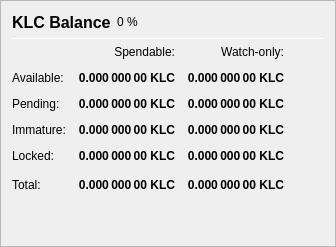
                   <widget class="QFrame" name="frame_Balances">
                    <property name="frameShape">
                     <enum>QFrame::StyledPanel</enum>
                    </property>
                    <property name="frameShadow">
                     <enum>QFrame::Raised</enum>
                    </property>
                    <layout class="QVBoxLayout" name="verticalLayout_4">
                     <item>
                      <layout class="QHBoxLayout" name="horizontalLayout_4">
                       <item>
                        <widget class="QLabel" name="label_5">
                         <property name="minimumSize">
                          <size>
                           <width>0</width>
                           <height>20</height>
                          </size>
                         </property>
                         <property name="font">
                          <font>
                           <pointsize>12</pointsize>
                           <weight>75</weight>
                           <bold>true</bold>
                          </font>
                         </property>
                         <property name="text">
                          <string>KLC Balance</string>
                         </property>
                        </widget>
                       </item>
                       <item>
                        <widget class="QLabel" name="labelKLCPercent">
                         <property name="text">
                          <string notr="true">0 %</string>
                         </property>
                        </widget>
                       </item>
                       <item>
                        <spacer name="horizontalSpacer_3">
                         <property name="orientation">
                          <enum>Qt::Horizontal</enum>
                         </property>
                         <property name="sizeHint" stdset="0">
                          <size>
                           <width>40</width>
                           <height>20</height>
                          </size>
                         </property>
                        </spacer>
                       </item>
                      </layout>
                     </item>
                     <item>
                      <widget class="Line" name="line_Balance">
                       <property name="minimumSize">
                        <size>
                         <width>0</width>
                         <height>1</height>
                        </size>
                       </property>
                       <property name="maximumSize">
                        <size>
                         <width>16777215</width>
                         <height>1</height>
                        </size>
                       </property>
                       <property name="orientation">
                        <enum>Qt::Horizontal</enum>
                       </property>
                      </widget>
                     </item>
                     <item>
                      <layout class="QGridLayout" name="gridLayout">
                       <property name="spacing">
                        <number>12</number>
                       </property>
                       <item row="0" column="1">
                        <widget class="QLabel" name="labelSpendable">
                         <property name="text">
                          <string>Spendable:</string>
                         </property>
                         <property name="alignment">
                          <set>Qt::AlignRight|Qt::AlignTrailing|Qt::AlignVCenter</set>
                         </property>
                        </widget>
                       </item>
                       <item row="0" column="2">
                        <widget class="QLabel" name="labelWatchonly">
                         <property name="text">
                          <string>Watch-only:</string>
                         </property>
                         <property name="alignment">
                          <set>Qt::AlignRight|Qt::AlignTrailing|Qt::AlignVCenter</set>
                         </property>
                        </widget>
                       </item>
                       <item row="1" column="0">
                        <widget class="QLabel" name="labelBalanceText">
                         <property name="text">
                          <string>Available:</string>
                         </property>
                        </widget>
                       </item>
                       <item row="1" column="1">
                        <widget class="QLabel" name="labelBalance">
                         <property name="font">
                          <font>
                           <weight>75</weight>
                           <bold>true</bold>
                          </font>
                         </property>
                         <property name="cursor">
                          <cursorShape>IBeamCursor</cursorShape>
                         </property>
                         <property name="toolTip">
                          <string>Your current spendable balance</string>
                         </property>
                         <property name="text">
                          <string notr="true">0.000 000 00 KLC</string>
                         </property>
                         <property name="alignment">
                          <set>Qt::AlignRight|Qt::AlignTrailing|Qt::AlignVCenter</set>
                         </property>
                         <property name="textInteractionFlags">
                          <set>Qt::LinksAccessibleByMouse|Qt::TextSelectableByKeyboard|Qt::TextSelectableByMouse</set>
                         </property>
                        </widget>
                       </item>
                       <item row="1" column="2">
                        <widget class="QLabel" name="labelWatchAvailable">
                         <property name="font">
                          <font>
                           <weight>75</weight>
                           <bold>true</bold>
                          </font>
                         </property>
                         <property name="cursor">
                          <cursorShape>IBeamCursor</cursorShape>
                         </property>
                         <property name="toolTip">
                          <string>Your current balance in watch-only addresses</string>
                         </property>
                         <property name="text">
                          <string notr="true">0.000 000 00 KLC</string>
                         </property>
                         <property name="alignment">
                          <set>Qt::AlignRight|Qt::AlignTrailing|Qt::AlignVCenter</set>
                         </property>
                         <property name="textInteractionFlags">
                          <set>Qt::LinksAccessibleByMouse|Qt::TextSelectableByKeyboard|Qt::TextSelectableByMouse</set>
                         </property>
                        </widget>
                       </item>
                       <item row="2" column="0">
                        <widget class="QLabel" name="labelPendingText">
                         <property name="text">
                          <string>Pending:</string>
                         </property>
                        </widget>
                       </item>
                       <item row="2" column="1">
                        <widget class="QLabel" name="labelUnconfirmed">
                         <property name="font">
                          <font>
                           <weight>75</weight>
                           <bold>true</bold>
                          </font>
                         </property>
                         <property name="cursor">
                          <cursorShape>IBeamCursor</cursorShape>
                         </property>
                         <property name="toolTip">
                          <string>Total of transactions that have yet to be confirmed, and do not yet count toward the spendable balance</string>
                         </property>
                         <property name="text">
                          <string notr="true">0.000 000 00 KLC</string>
                         </property>
                         <property name="alignment">
                          <set>Qt::AlignRight|Qt::AlignTrailing|Qt::AlignVCenter</set>
                         </property>
                         <property name="textInteractionFlags">
                          <set>Qt::LinksAccessibleByMouse|Qt::TextSelectableByKeyboard|Qt::TextSelectableByMouse</set>
                         </property>
                        </widget>
                       </item>
                       <item row="2" column="2">
                        <widget class="QLabel" name="labelWatchPending">
                         <property name="font">
                          <font>
                           <weight>75</weight>
                           <bold>true</bold>
                          </font>
                         </property>
                         <property name="cursor">
                          <cursorShape>IBeamCursor</cursorShape>
                         </property>
                         <property name="toolTip">
                          <string>Unconfirmed transactions to watch-only addresses</string>
                         </property>
                         <property name="text">
                          <string notr="true">0.000 000 00 KLC</string>
                         </property>
                         <property name="alignment">
                          <set>Qt::AlignRight|Qt::AlignTrailing|Qt::AlignVCenter</set>
                         </property>
                         <property name="textInteractionFlags">
                          <set>Qt::LinksAccessibleByMouse|Qt::TextSelectableByKeyboard|Qt::TextSelectableByMouse</set>
                         </property>
                        </widget>
                       </item>
                       <item row="3" column="0">
                        <widget class="QLabel" name="labelImmatureText">
                         <property name="text">
                          <string>Immature:</string>
                         </property>
                        </widget>
                       </item>
                       <item row="3" column="1">
                        <widget class="QLabel" name="labelImmature">
                         <property name="font">
                          <font>
                           <weight>75</weight>
                           <bold>true</bold>
                          </font>
                         </property>
                         <property name="cursor">
                          <cursorShape>IBeamCursor</cursorShape>
                         </property>
                         <property name="toolTip">
                          <string>Staked or masternode rewards that has not yet matured</string>
                         </property>
                         <property name="text">
                          <string notr="true">0.000 000 00 KLC</string>
                         </property>
                         <property name="alignment">
                          <set>Qt::AlignRight|Qt::AlignTrailing|Qt::AlignVCenter</set>
                         </property>
                         <property name="textInteractionFlags">
                          <set>Qt::LinksAccessibleByMouse|Qt::TextSelectableByKeyboard|Qt::TextSelectableByMouse</set>
                         </property>
                        </widget>
                       </item>
                       <item row="3" column="2">
                        <widget class="QLabel" name="labelWatchImmature">
                         <property name="font">
                          <font>
                           <weight>75</weight>
                           <bold>true</bold>
                          </font>
                         </property>
                         <property name="cursor">
                          <cursorShape>IBeamCursor</cursorShape>
                         </property>
                         <property name="toolTip">
                          <string>Staked or masternode rewards in watch-only addresses that has not yet matured</string>
                         </property>
                         <property name="text">
                          <string notr="true">0.000 000 00 KLC</string>
                         </property>
                         <property name="alignment">
                          <set>Qt::AlignRight|Qt::AlignTrailing|Qt::AlignVCenter</set>
                         </property>
                         <property name="textInteractionFlags">
                          <set>Qt::LinksAccessibleByMouse|Qt::TextSelectableByKeyboard|Qt::TextSelectableByMouse</set>
                         </property>
                        </widget>
                       </item>
                       <item row="4" column="0">
                        <widget class="QLabel" name="labelLockedBalanceText">
                         <property name="toolTip">
                          <string>Locked KLC or Masternode collaterals. These are excluded from zKLC minting.</string>
                         </property>
                         <property name="text">
                          <string>Locked:</string>
                         </property>
                        </widget>
                       </item>
                       <item row="4" column="1">
                        <widget class="QLabel" name="labelLockedBalance">
                         <property name="font">
                          <font>
                           <weight>75</weight>
                           <bold>true</bold>
                          </font>
                         </property>
                         <property name="cursor">
                          <cursorShape>IBeamCursor</cursorShape>
                         </property>
                         <property name="toolTip">
                          <string>Locked KLC or Masternode collaterals. These are excluded from zKLC minting.</string>
                         </property>
                         <property name="text">
                          <string notr="true">0.000 000 00 KLC</string>
                         </property>
                         <property name="alignment">
                          <set>Qt::AlignRight|Qt::AlignTrailing|Qt::AlignVCenter</set>
                         </property>
                         <property name="textInteractionFlags">
                          <set>Qt::LinksAccessibleByMouse|Qt::TextSelectableByKeyboard|Qt::TextSelectableByMouse</set>
                         </property>
                        </widget>
                       </item>
                       <item row="4" column="2">
                        <widget class="QLabel" name="labelWatchLocked">
                         <property name="font">
                          <font>
                           <weight>75</weight>
                           <bold>true</bold>
                          </font>
                         </property>
                         <property name="cursor">
                          <cursorShape>IBeamCursor</cursorShape>
                         </property>
                         <property name="toolTip">
                          <string>Current locked balance in watch-only addresses</string>
                         </property>
                         <property name="text">
                          <string notr="true">0.000 000 00 KLC</string>
                         </property>
                         <property name="alignment">
                          <set>Qt::AlignRight|Qt::AlignTrailing|Qt::AlignVCenter</set>
                         </property>
                         <property name="textInteractionFlags">
                          <set>Qt::LinksAccessibleByMouse|Qt::TextSelectableByKeyboard|Qt::TextSelectableByMouse</set>
                         </property>
                        </widget>
                       </item>
                       <item row="5" column="0">
                        <widget class="QLabel" name="labelTotalText">
                         <property name="toolTip">
                          <string>Your current Kalkicoin balance, unconfirmed and immature transactions included</string>
                         </property>
                         <property name="text">
                          <string>Total:</string>
                         </property>
                        </widget>
                       </item>
                       <item row="5" column="1">
                        <widget class="QLabel" name="labelTotal">
                         <property name="font">
                          <font>
                           <weight>75</weight>
                           <bold>true</bold>
                          </font>
                         </property>
                         <property name="cursor">
                          <cursorShape>IBeamCursor</cursorShape>
                         </property>
                         <property name="toolTip">
                          <string>Your current Kalkicoin balance, unconfirmed and immature transactions included</string>
                         </property>
                         <property name="text">
                          <string notr="true">0.000 000 00 KLC</string>
                         </property>
                         <property name="alignment">
                          <set>Qt::AlignRight|Qt::AlignTrailing|Qt::AlignVCenter</set>
                         </property>
                         <property name="textInteractionFlags">
                          <set>Qt::LinksAccessibleByMouse|Qt::TextSelectableByKeyboard|Qt::TextSelectableByMouse</set>
                         </property>
                        </widget>
                       </item>
                       <item row="5" column="2">
                        <widget class="QLabel" name="labelWatchTotal">
                         <property name="font">
                          <font>
                           <weight>75</weight>
                           <bold>true</bold>
                          </font>
                         </property>
                         <property name="cursor">
                          <cursorShape>IBeamCursor</cursorShape>
                         </property>
                         <property name="toolTip">
                          <string>Current total balance in watch-only addresses</string>
                         </property>
                         <property name="text">
                          <string notr="true">0.000 000 00 KLC</string>
                         </property>
                         <property name="alignment">
                          <set>Qt::AlignRight|Qt::AlignTrailing|Qt::AlignVCenter</set>
                         </property>
                         <property name="textInteractionFlags">
                          <set>Qt::LinksAccessibleByMouse|Qt::TextSelectableByKeyboard|Qt::TextSelectableByMouse</set>
                         </property>
                        </widget>
                       </item>
                       <item row="5" column="3">
                        <spacer name="horizontalSpacer_9">
                         <property name="orientation">
                          <enum>Qt::Horizontal</enum>
                         </property>
                         <property name="sizeHint" stdset="0">
                          <size>
                           <width>40</width>
                           <height>20</height>
                          </size>
                         </property>
                        </spacer>
                       </item>
                      </layout>
                     </item>
                     <item>
                      <spacer name="verticalSpacer_3">
                       <property name="orientation">
                        <enum>Qt::Vertical</enum>
                       </property>
                       <property name="sizeHint" stdset="0">
                        <size>
                         <width>20</width>
                         <height>40</height>
                        </size>
                       </property>
                      </spacer>
                     </item>
                    </layout>
                   </widget>
